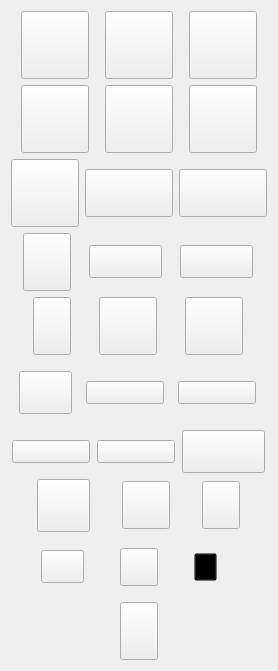
      <widget class="QWidget" name="tbOther">
       <property name="geometry">
        <rect>
         <x>0</x>
         <y>0</y>
         <width>252</width>
         <height>603</height>
        </rect>
       </property>
       <attribute name="label">
        <string>Other</string>
       </attribute>
       <layout class="QVBoxLayout" name="verticalLayout">
        <item>
         <layout class="QHBoxLayout" name="horLO_Other_1">
          <item>
           <widget class="QPushButton" name="btnCarpet1_dark">
            <property name="sizePolicy">
             <sizepolicy hsizetype="Fixed" vsizetype="Fixed">
              <horstretch>0</horstretch>
              <verstretch>0</verstretch>
             </sizepolicy>
            </property>
            <property name="cursor">
             <cursorShape>PointingHandCursor</cursorShape>
            </property>
            <property name="toolTip">
             <string>&lt;html&gt;&lt;head/&gt;&lt;body&gt;&lt;p&gt;&lt;span style=&quot; font-weight:600; font-style:italic; color:#eeeeec;&quot;&gt;Carpet - black&lt;/span&gt;&lt;/p&gt;&lt;/body&gt;&lt;/html&gt;</string>
            </property>
            <property name="styleSheet">
             <string notr="true">background-color: transparent;
border-image: url(:/img/furniture/other/carpet_1_dark.png);
width: 60px;
height: 60px;
background: none;
background-repeat: none;</string>
            </property>
            <property name="text">
             <string/>
            </property>
           </widget>
          </item>
          <item>
           <widget class="QPushButton" name="btnCarpet1_brown">
            <property name="sizePolicy">
             <sizepolicy hsizetype="Fixed" vsizetype="Fixed">
              <horstretch>0</horstretch>
              <verstretch>0</verstretch>
             </sizepolicy>
            </property>
            <property name="cursor">
             <cursorShape>PointingHandCursor</cursorShape>
            </property>
            <property name="toolTip">
             <string>&lt;html&gt;&lt;head/&gt;&lt;body&gt;&lt;p&gt;&lt;span style=&quot; font-weight:600; font-style:italic; color:#eeeeec;&quot;&gt;Carpet - brown&lt;/span&gt;&lt;/p&gt;&lt;/body&gt;&lt;/html&gt;</string>
            </property>
            <property name="styleSheet">
             <string notr="true">background-color: transparent;
border-image: url(:/img/furniture/other/carpet_1_brown.png);
width: 60px;
height: 60px;
background: none;
background-repeat: none;</string>
            </property>
            <property name="text">
             <string/>
            </property>
           </widget>
          </item>
          <item>
           <widget class="QPushButton" name="btnCarpet1_blue">
            <property name="sizePolicy">
             <sizepolicy hsizetype="Fixed" vsizetype="Fixed">
              <horstretch>0</horstretch>
              <verstretch>0</verstretch>
             </sizepolicy>
            </property>
            <property name="cursor">
             <cursorShape>PointingHandCursor</cursorShape>
            </property>
            <property name="toolTip">
             <string>&lt;html&gt;&lt;head/&gt;&lt;body&gt;&lt;p&gt;&lt;span style=&quot; font-weight:600; font-style:italic; color:#eeeeec;&quot;&gt;Carpet - blue&lt;/span&gt;&lt;/p&gt;&lt;/body&gt;&lt;/html&gt;</string>
            </property>
            <property name="styleSheet">
             <string notr="true">background-color: transparent;
border-image: url(:/img/furniture/other/carpet_1_blue.png);
width: 60px;
height: 60px;
background: none;
background-repeat: none;</string>
            </property>
            <property name="text">
             <string/>
            </property>
           </widget>
          </item>
         </layout>
        </item>
        <item>
         <layout class="QHBoxLayout" name="horLO_Other_2">
          <item>
           <widget class="QPushButton" name="btnCarpet1_purple">
            <property name="sizePolicy">
             <sizepolicy hsizetype="Fixed" vsizetype="Fixed">
              <horstretch>0</horstretch>
              <verstretch>0</verstretch>
             </sizepolicy>
            </property>
            <property name="cursor">
             <cursorShape>PointingHandCursor</cursorShape>
            </property>
            <property name="toolTip">
             <string>&lt;html&gt;&lt;head/&gt;&lt;body&gt;&lt;p&gt;&lt;span style=&quot; font-weight:600; font-style:italic; color:#eeeeec;&quot;&gt;Carpet - purple&lt;/span&gt;&lt;/p&gt;&lt;/body&gt;&lt;/html&gt;</string>
            </property>
            <property name="styleSheet">
             <string notr="true">background-color: transparent;
border-image: url(:/img/furniture/other/carpet_1_purple.png);
width: 60px;
height: 60px;
background: none;
background-repeat: none;</string>
            </property>
            <property name="text">
             <string/>
            </property>
           </widget>
          </item>
          <item>
           <widget class="QPushButton" name="btnCarpet2Col2">
            <property name="sizePolicy">
             <sizepolicy hsizetype="Fixed" vsizetype="Fixed">
              <horstretch>0</horstretch>
              <verstretch>0</verstretch>
             </sizepolicy>
            </property>
            <property name="cursor">
             <cursorShape>PointingHandCursor</cursorShape>
            </property>
            <property name="toolTip">
             <string>&lt;html&gt;&lt;head/&gt;&lt;body&gt;&lt;p&gt;&lt;span style=&quot; font-weight:600; font-style:italic; color:#eeeeec;&quot;&gt;Carpet - colorful 1&lt;/span&gt;&lt;/p&gt;&lt;/body&gt;&lt;/html&gt;</string>
            </property>
            <property name="styleSheet">
             <string notr="true">background-color: transparent;
border-image: url(:/img/furniture/other/carpet_2_colorful_2.png);
width: 60px;
height: 60px;
background: none;
background-repeat: none;</string>
            </property>
            <property name="text">
             <string/>
            </property>
           </widget>
          </item>
          <item>
           <widget class="QPushButton" name="btnCarpet2Col1">
            <property name="sizePolicy">
             <sizepolicy hsizetype="Fixed" vsizetype="Fixed">
              <horstretch>0</horstretch>
              <verstretch>0</verstretch>
             </sizepolicy>
            </property>
            <property name="cursor">
             <cursorShape>PointingHandCursor</cursorShape>
            </property>
            <property name="toolTip">
             <string>&lt;html&gt;&lt;head/&gt;&lt;body&gt;&lt;p&gt;&lt;span style=&quot; font-weight:600; font-style:italic; color:#eeeeec;&quot;&gt;Carpet - colorful 2&lt;/span&gt;&lt;/p&gt;&lt;/body&gt;&lt;/html&gt;</string>
            </property>
            <property name="styleSheet">
             <string notr="true">background-color: transparent;
border-image: url(:/img/furniture/other/carpet_2_colorful_1.png);
width: 60px;
height: 60px;
background: none;
background-repeat: none;</string>
            </property>
            <property name="text">
             <string/>
            </property>
           </widget>
          </item>
         </layout>
        </item>
        <item>
         <layout class="QHBoxLayout" name="horLO_Other_3">
          <item>
           <widget class="QPushButton" name="btnCarpet2Col3">
            <property name="sizePolicy">
             <sizepolicy hsizetype="Fixed" vsizetype="Fixed">
              <horstretch>0</horstretch>
              <verstretch>0</verstretch>
             </sizepolicy>
            </property>
            <property name="cursor">
             <cursorShape>PointingHandCursor</cursorShape>
            </property>
            <property name="toolTip">
             <string>&lt;html&gt;&lt;head/&gt;&lt;body&gt;&lt;p&gt;&lt;span style=&quot; font-weight:600; font-style:italic; color:#eeeeec;&quot;&gt;Carpet - colorful 3&lt;/span&gt;&lt;/p&gt;&lt;/body&gt;&lt;/html&gt;</string>
            </property>
            <property name="styleSheet">
             <string notr="true">background-color: transparent;
border-image: url(:/img/furniture/other/carpet_2_colorful_3.png);
width: 60px;
height: 60px;
background: none;
background-repeat: none;</string>
            </property>
            <property name="text">
             <string/>
            </property>
           </widget>
          </item>
          <item>
           <widget class="QPushButton" name="btnPiano_black">
            <property name="sizePolicy">
             <sizepolicy hsizetype="Fixed" vsizetype="Fixed">
              <horstretch>0</horstretch>
              <verstretch>0</verstretch>
             </sizepolicy>
            </property>
            <property name="cursor">
             <cursorShape>PointingHandCursor</cursorShape>
            </property>
            <property name="styleSheet">
             <string notr="true">background-color: transparent;
border-image: url(:/img/furniture/other/piano_black.png);
width: 80px;
height: 40px;
background: none;
background-repeat: none;</string>
            </property>
            <property name="text">
             <string/>
            </property>
           </widget>
          </item>
          <item>
           <widget class="QPushButton" name="btnPiano_brown">
            <property name="sizePolicy">
             <sizepolicy hsizetype="Fixed" vsizetype="Fixed">
              <horstretch>0</horstretch>
              <verstretch>0</verstretch>
             </sizepolicy>
            </property>
            <property name="cursor">
             <cursorShape>PointingHandCursor</cursorShape>
            </property>
            <property name="styleSheet">
             <string notr="true">background-color: transparent;
border-image: url(:/img/furniture/other/piano_brown.png);
width: 80px;
height: 40px;
background: none;
background-repeat: none;</string>
            </property>
            <property name="text">
             <string/>
            </property>
           </widget>
          </item>
         </layout>
        </item>
        <item>
         <layout class="QHBoxLayout" name="horLO_Other_4">
          <item>
           <widget class="QPushButton" name="btnBenchPress">
            <property name="sizePolicy">
             <sizepolicy hsizetype="Fixed" vsizetype="Fixed">
              <horstretch>0</horstretch>
              <verstretch>0</verstretch>
             </sizepolicy>
            </property>
            <property name="cursor">
             <cursorShape>PointingHandCursor</cursorShape>
            </property>
            <property name="styleSheet">
             <string notr="true">border-image: url(:/img/furniture/other/bench_press.png);
width: 40px;
height: 50px;</string>
            </property>
            <property name="text">
             <string/>
            </property>
           </widget>
          </item>
          <item>
           <widget class="QPushButton" name="btnIroning_white">
            <property name="sizePolicy">
             <sizepolicy hsizetype="Fixed" vsizetype="Fixed">
              <horstretch>0</horstretch>
              <verstretch>0</verstretch>
             </sizepolicy>
            </property>
            <property name="cursor">
             <cursorShape>PointingHandCursor</cursorShape>
            </property>
            <property name="styleSheet">
             <string notr="true">border-image: url(:/img/furniture/other/ironing_board_white.png);
width: 65px;
height: 25px;</string>
            </property>
            <property name="text">
             <string/>
            </property>
           </widget>
          </item>
          <item>
           <widget class="QPushButton" name="btnIroning_lightblue">
            <property name="sizePolicy">
             <sizepolicy hsizetype="Fixed" vsizetype="Fixed">
              <horstretch>0</horstretch>
              <verstretch>0</verstretch>
             </sizepolicy>
            </property>
            <property name="cursor">
             <cursorShape>PointingHandCursor</cursorShape>
            </property>
            <property name="styleSheet">
             <string notr="true">border-image: url(:/img/furniture/other/ironing_board_lightblue.png);
width: 65px;
height: 25px;</string>
            </property>
            <property name="text">
             <string/>
            </property>
           </widget>
          </item>
         </layout>
        </item>
        <item>
         <layout class="QHBoxLayout" name="horLO_Other_5">
          <item>
           <widget class="QPushButton" name="btnExerciseBike">
            <property name="sizePolicy">
             <sizepolicy hsizetype="Fixed" vsizetype="Fixed">
              <horstretch>0</horstretch>
              <verstretch>0</verstretch>
             </sizepolicy>
            </property>
            <property name="cursor">
             <cursorShape>PointingHandCursor</cursorShape>
            </property>
            <property name="styleSheet">
             <string notr="true">border-image: url(:/img/furniture/other/exercise_bicycle.png);
width: 30px;
height: 50px;
</string>
            </property>
            <property name="text">
             <string/>
            </property>
           </widget>
          </item>
          <item>
           <widget class="QPushButton" name="btnChristmasTree">
            <property name="sizePolicy">
             <sizepolicy hsizetype="Fixed" vsizetype="Fixed">
              <horstretch>0</horstretch>
              <verstretch>0</verstretch>
             </sizepolicy>
            </property>
            <property name="cursor">
             <cursorShape>PointingHandCursor</cursorShape>
            </property>
            <property name="styleSheet">
             <string notr="true">border-image: url(:/img/furniture/other/christmas_tree.png);
width: 50px;
height: 50px;</string>
            </property>
            <property name="text">
             <string/>
            </property>
           </widget>
          </item>
          <item>
           <widget class="QPushButton" name="btnPlant">
            <property name="sizePolicy">
             <sizepolicy hsizetype="Fixed" vsizetype="Fixed">
              <horstretch>0</horstretch>
              <verstretch>0</verstretch>
             </sizepolicy>
            </property>
            <property name="cursor">
             <cursorShape>PointingHandCursor</cursorShape>
            </property>
            <property name="styleSheet">
             <string notr="true">border-image: url(:/img/furniture/other/plant.png);
width: 50px;
height: 50px;</string>
            </property>
            <property name="text">
             <string/>
            </property>
           </widget>
          </item>
         </layout>
        </item>
        <item>
         <layout class="QHBoxLayout" name="horLO_Other_6">
          <property name="topMargin">
           <number>10</number>
          </property>
          <property name="bottomMargin">
           <number>10</number>
          </property>
          <item>
           <widget class="QPushButton" name="btnBin">
            <property name="sizePolicy">
             <sizepolicy hsizetype="Fixed" vsizetype="Fixed">
              <horstretch>0</horstretch>
              <verstretch>0</verstretch>
             </sizepolicy>
            </property>
            <property name="cursor">
             <cursorShape>PointingHandCursor</cursorShape>
            </property>
            <property name="styleSheet">
             <string notr="true">background-color: transparent;
border-image: url(:/img/furniture/other/bin.png);
width: 45px;
height: 35px;
background: none;
background-repeat: none;</string>
            </property>
            <property name="text">
             <string/>
            </property>
           </widget>
          </item>
          <item>
           <widget class="QPushButton" name="btnShelf_dark">
            <property name="sizePolicy">
             <sizepolicy hsizetype="Fixed" vsizetype="Fixed">
              <horstretch>0</horstretch>
              <verstretch>0</verstretch>
             </sizepolicy>
            </property>
            <property name="cursor">
             <cursorShape>PointingHandCursor</cursorShape>
            </property>
            <property name="toolTip">
             <string>&lt;html&gt;&lt;head/&gt;&lt;body&gt;&lt;p&gt;&lt;span style=&quot; font-weight:600; font-style:italic;&quot;&gt;Shelf&lt;/span&gt;&lt;/p&gt;&lt;/body&gt;&lt;/html&gt;</string>
            </property>
            <property name="styleSheet">
             <string notr="true">background-color: transparent;
border-image: url(:/img/furniture/other/shelf_dark.png);
width: 70px;
height: 15px;
background: none;
background-repeat: none;</string>
            </property>
            <property name="text">
             <string/>
            </property>
           </widget>
          </item>
          <item>
           <widget class="QPushButton" name="btnShelf_light">
            <property name="sizePolicy">
             <sizepolicy hsizetype="Fixed" vsizetype="Fixed">
              <horstretch>0</horstretch>
              <verstretch>0</verstretch>
             </sizepolicy>
            </property>
            <property name="cursor">
             <cursorShape>PointingHandCursor</cursorShape>
            </property>
            <property name="toolTip">
             <string>&lt;html&gt;&lt;head/&gt;&lt;body&gt;&lt;p&gt;&lt;span style=&quot; font-weight:600; font-style:italic;&quot;&gt;Shelf&lt;/span&gt;&lt;/p&gt;&lt;/body&gt;&lt;/html&gt;</string>
            </property>
            <property name="styleSheet">
             <string notr="true">background-color: transparent;
border-image: url(:/img/furniture/other/shelf_light.png);
width: 70px;
height: 15px;
background: none;
background-repeat: none;</string>
            </property>
            <property name="text">
             <string/>
            </property>
           </widget>
          </item>
         </layout>
        </item>
        <item>
         <layout class="QHBoxLayout" name="horLO_Other_7">
          <item>
           <widget class="QPushButton" name="btnShelf_grey">
            <property name="sizePolicy">
             <sizepolicy hsizetype="Fixed" vsizetype="Fixed">
              <horstretch>0</horstretch>
              <verstretch>0</verstretch>
             </sizepolicy>
            </property>
            <property name="cursor">
             <cursorShape>PointingHandCursor</cursorShape>
            </property>
            <property name="toolTip">
             <string>&lt;html&gt;&lt;head/&gt;&lt;body&gt;&lt;p&gt;&lt;span style=&quot; font-weight:600; font-style:italic;&quot;&gt;Shelf&lt;/span&gt;&lt;/p&gt;&lt;/body&gt;&lt;/html&gt;</string>
            </property>
            <property name="styleSheet">
             <string notr="true">background-color: transparent;
border-image: url(:/img/furniture/other/shelf_grey.png);
width: 70px;
height: 15px;
background: none;
background-repeat: none;</string>
            </property>
            <property name="text">
             <string/>
            </property>
           </widget>
          </item>
          <item>
           <widget class="QPushButton" name="btnShelf_white">
            <property name="sizePolicy">
             <sizepolicy hsizetype="Fixed" vsizetype="Fixed">
              <horstretch>0</horstretch>
              <verstretch>0</verstretch>
             </sizepolicy>
            </property>
            <property name="cursor">
             <cursorShape>PointingHandCursor</cursorShape>
            </property>
            <property name="toolTip">
             <string>&lt;html&gt;&lt;head/&gt;&lt;body&gt;&lt;p&gt;&lt;span style=&quot; font-weight:600; font-style:italic;&quot;&gt;Shelf&lt;/span&gt;&lt;/p&gt;&lt;/body&gt;&lt;/html&gt;</string>
            </property>
            <property name="styleSheet">
             <string notr="true">background-color: transparent;
border-image: url(:/img/furniture/other/shelf_white.png);
width: 70px;
height: 15px;
background: none;
background-repeat: none;</string>
            </property>
            <property name="text">
             <string/>
            </property>
           </widget>
          </item>
          <item>
           <widget class="QPushButton" name="btnFireplace">
            <property name="sizePolicy">
             <sizepolicy hsizetype="Fixed" vsizetype="Fixed">
              <horstretch>0</horstretch>
              <verstretch>0</verstretch>
             </sizepolicy>
            </property>
            <property name="cursor">
             <cursorShape>PointingHandCursor</cursorShape>
            </property>
            <property name="styleSheet">
             <string notr="true">background-color: transparent;
border-image: url(:/img/furniture/other/fireplace.png);
width: 75px;
height: 35px;
background: none;
background-repeat: none;</string>
            </property>
            <property name="text">
             <string/>
            </property>
           </widget>
          </item>
         </layout>
        </item>
        <item>
         <layout class="QHBoxLayout" name="horLO_Other_8">
          <item>
           <widget class="QPushButton" name="btnLamp1">
            <property name="sizePolicy">
             <sizepolicy hsizetype="Fixed" vsizetype="Fixed">
              <horstretch>0</horstretch>
              <verstretch>0</verstretch>
             </sizepolicy>
            </property>
            <property name="cursor">
             <cursorShape>PointingHandCursor</cursorShape>
            </property>
            <property name="styleSheet">
             <string notr="true">background-color: transparent;
border-image: url(:/img/furniture/other/lamp_1.png);
width: 45px;
height: 45px;
background: none;
background-repeat: none;</string>
            </property>
            <property name="text">
             <string/>
            </property>
           </widget>
          </item>
          <item>
           <widget class="QPushButton" name="btnLamp2">
            <property name="sizePolicy">
             <sizepolicy hsizetype="Fixed" vsizetype="Fixed">
              <horstretch>0</horstretch>
              <verstretch>0</verstretch>
             </sizepolicy>
            </property>
            <property name="cursor">
             <cursorShape>PointingHandCursor</cursorShape>
            </property>
            <property name="styleSheet">
             <string notr="true">background-color: transparent;
border-image: url(:/img/furniture/other/lamp_2.png);
width: 40px;
height: 40px;
background: none;
background-repeat: none;</string>
            </property>
            <property name="text">
             <string/>
            </property>
           </widget>
          </item>
          <item>
           <widget class="QPushButton" name="btnLamp3">
            <property name="sizePolicy">
             <sizepolicy hsizetype="Fixed" vsizetype="Fixed">
              <horstretch>0</horstretch>
              <verstretch>0</verstretch>
             </sizepolicy>
            </property>
            <property name="cursor">
             <cursorShape>PointingHandCursor</cursorShape>
            </property>
            <property name="styleSheet">
             <string notr="true">background-color: transparent;
border-image: url(:/img/furniture/other/lamp_3.png);
width: 30px;
height: 40px;
background: none;
background-repeat: none;</string>
            </property>
            <property name="text">
             <string/>
            </property>
           </widget>
          </item>
         </layout>
        </item>
        <item>
         <layout class="QHBoxLayout" name="horLO_Other_9">
          <property name="topMargin">
           <number>10</number>
          </property>
          <property name="rightMargin">
           <number>20</number>
          </property>
          <property name="bottomMargin">
           <number>10</number>
          </property>
          <item>
           <widget class="QPushButton" name="btnBooks">
            <property name="sizePolicy">
             <sizepolicy hsizetype="Fixed" vsizetype="Fixed">
              <horstretch>0</horstretch>
              <verstretch>0</verstretch>
             </sizepolicy>
            </property>
            <property name="cursor">
             <cursorShape>PointingHandCursor</cursorShape>
            </property>
            <property name="styleSheet">
             <string notr="true">border-image: url(:/img/furniture/other/books.png);
width: 35px;
height: 25px;</string>
            </property>
            <property name="text">
             <string/>
            </property>
           </widget>
          </item>
          <item>
           <widget class="QPushButton" name="btnBowl">
            <property name="sizePolicy">
             <sizepolicy hsizetype="Fixed" vsizetype="Fixed">
              <horstretch>0</horstretch>
              <verstretch>0</verstretch>
             </sizepolicy>
            </property>
            <property name="cursor">
             <cursorShape>PointingHandCursor</cursorShape>
            </property>
            <property name="styleSheet">
             <string notr="true">background-color: transparent;
border-image: url(:/img/furniture/other/fruit_bowl.png);
width: 30px;
height: 30px;
background: none;
background-repeat: none;</string>
            </property>
            <property name="text">
             <string/>
            </property>
           </widget>
          </item>
          <item>
           <widget class="QPushButton" name="btnDuckie">
            <property name="sizePolicy">
             <sizepolicy hsizetype="Fixed" vsizetype="Fixed">
              <horstretch>0</horstretch>
              <verstretch>0</verstretch>
             </sizepolicy>
            </property>
            <property name="cursor">
             <cursorShape>PointingHandCursor</cursorShape>
            </property>
            <property name="styleSheet">
             <string notr="true">background-color: transparent;
border-image: url(:/img/furniture/other/rubber_duck.png);
width: 15px;
height: 20px;</string>
            </property>
            <property name="text">
             <string/>
            </property>
           </widget>
          </item>
         </layout>
        </item>
        <item>
         <layout class="QHBoxLayout" name="horLO_Other_10">
          <item>
           <widget class="QPushButton" name="btnCat">
            <property name="sizePolicy">
             <sizepolicy hsizetype="Fixed" vsizetype="Fixed">
              <horstretch>0</horstretch>
              <verstretch>0</verstretch>
             </sizepolicy>
            </property>
            <property name="cursor">
             <cursorShape>PointingHandCursor</cursorShape>
            </property>
            <property name="styleSheet">
             <string notr="true">background-color: transparent;
border-image: url(:/img/furniture/other/cat.png);
width: 30px;
height: 50px;
background: none;
background-repeat: none;</string>
            </property>
            <property name="text">
             <string/>
            </property>
           </widget>
          </item>
         </layout>
        </item>
       </layout>
      </widget>
